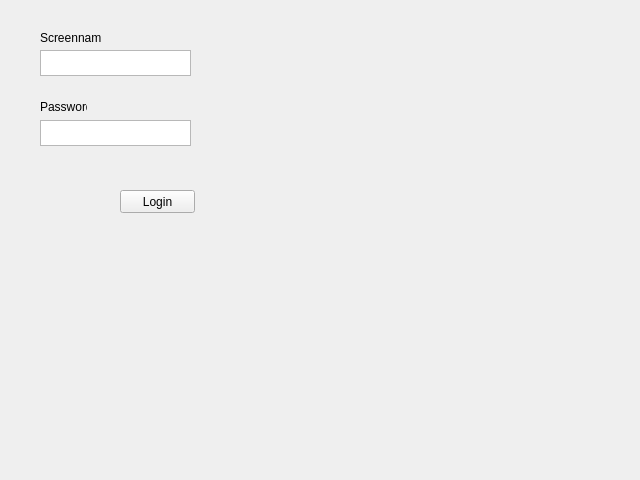
<?xml version="1.0" encoding="UTF-8"?>
<ui version="4.0">
 <class>Login</class>
 <widget class="QWidget" name="Login">
  <property name="geometry">
   <rect>
    <x>0</x>
    <y>0</y>
    <width>640</width>
    <height>480</height>
   </rect>
  </property>
  <property name="windowTitle">
   <string>Form</string>
  </property>
  <widget class="QPushButton" name="pushButton">
   <property name="geometry">
    <rect>
     <x>120</x>
     <y>190</y>
     <width>75</width>
     <height>23</height>
    </rect>
   </property>
   <property name="text">
    <string>Login</string>
   </property>
  </widget>
  <widget class="QTextEdit" name="Sn">
   <property name="geometry">
    <rect>
     <x>40</x>
     <y>50</y>
     <width>151</width>
     <height>26</height>
    </rect>
   </property>
  </widget>
  <widget class="QTextEdit" name="Pass">
   <property name="geometry">
    <rect>
     <x>40</x>
     <y>120</y>
     <width>151</width>
     <height>26</height>
    </rect>
   </property>
  </widget>
  <widget class="QLabel" name="label">
   <property name="geometry">
    <rect>
     <x>40</x>
     <y>100</y>
     <width>47</width>
     <height>13</height>
    </rect>
   </property>
   <property name="text">
    <string>Password</string>
   </property>
  </widget>
  <widget class="QLabel" name="label_2">
   <property name="geometry">
    <rect>
     <x>40</x>
     <y>30</y>
     <width>61</width>
     <height>16</height>
    </rect>
   </property>
   <property name="text">
    <string>Screenname</string>
   </property>
  </widget>
 </widget>
 <resources/>
 <connections/>
</ui>
